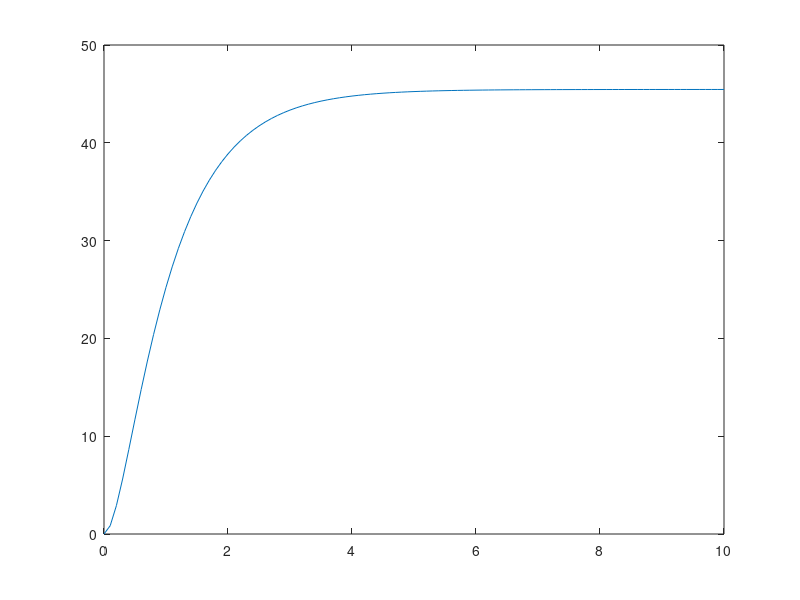

Source code (MATLAB):
br=1;
naz=[0.05 0.25 0.22];
[r,p,k]=residue(br,naz);
r1=-7.3521;
r2=7.3521;
p1=-3.8601;
p2=-1.1399;
t=0:0.1:10;
f=r1*exp(t*p1)+r2*exp(t*p2);
plot(t,f)
%%
% sa pocetnim uslovom w(0)=45.45 radC:\Users\DT User\Desktop\AU2/S
R=0.02;
Kt=0.02;
Kb=0.22;
R=1;
L=0.2;
IL=0.005;
br=[45.45*L 45.45*R];
naz=[L R Kt*Kb/IL];
[r,p,k]=residue(br,naz);
r1=-19.0444;
r2=64.4944;
p1=-3.8601;
p2=-1.1399;

t=0:0.1:10;
f=r1*exp(t*p1)+r2*exp(t*p2);
plot(t,f)
%%
%kad je pocetni napon 10
Kt=0.02;
Kb=0.22;
R=1;
L=0.2;
IL=0.005;
Brojnik = [10];
Nazivnik = [L*IL/Kt R*IL/Kt Kb 0];
[r,p,k] = residue(Brojnik,Nazivnik);
r1=19.0463;
r2=-64.5008;
r3=45.4545;
p1=-3.8601;
p2=-1.1399;
p3=0;
t=0:0.1:10;
f=r1*exp(t*p1)+r2*exp(t*p2)+r3*exp(t*p3);
plot(t,f)